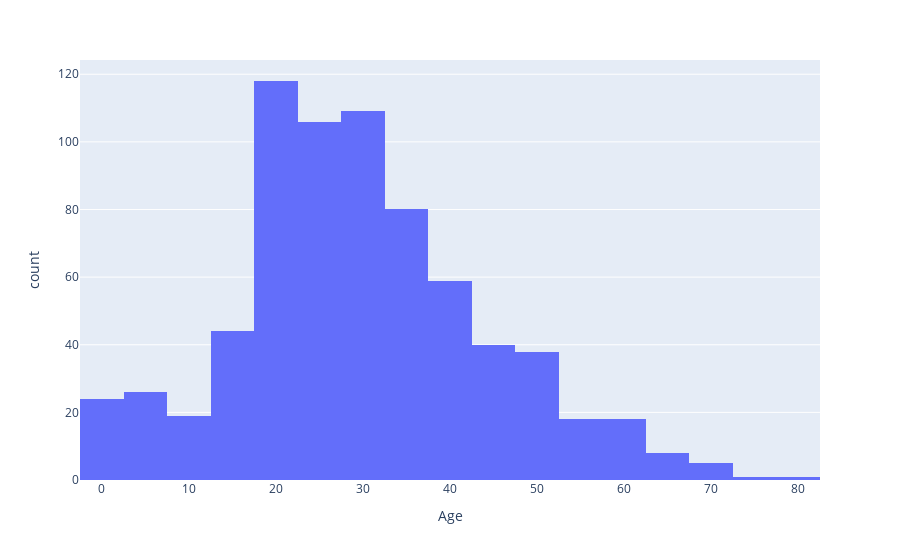

The notebook cell this image was saved under:
### Code cell
# 1)
import pandas as pd 

import plotly.graph_objects as go

df = pd.read_csv('Titanic Data.csv')

fig = px.histogram(df, x="Age", nbins=20)

fig.show()

### Figure 1 — Plotly figure (JSON) as saved in the notebook; plotly's stock layout.template omitted (floating-point values rounded to 4 significant figures; data arrays with more than 128 entries replaced by an {"elided": "..."} marker saying what was removed)
{"data": [{"alignmentgroup": "True", "bingroup": "x", "hovertemplate": "Age=%{x}<br>count=%{y}<extra></extra>", "legendgroup": "", "marker": {"color": "#636efa", "pattern": {"shape": ""}}, "name": "", "nbinsx": 20, "offsetgroup": "", "orientation": "v", "showlegend": false, "type": "histogram", "x": {"elided": "891 float values"}, "xaxis": "x", "yaxis": "y"}], "layout": {"barmode": "relative", "legend": {"tracegroupgap": 0}, "margin": {"t": 60}, "xaxis": {"anchor": "y", "domain": [0, 1], "title": {"text": "Age"}}, "yaxis": {"anchor": "x", "domain": [0, 1], "title": {"text": "count"}}}}
